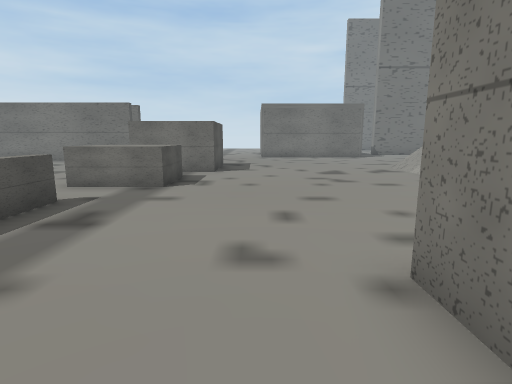
View 1 (above)

24 first-person views from a walk through a Unity game level. The camera is 1.2 m above the floor, tilts 10° down and sees 80° across. Doors are open. The floor is counted in squares, 1 m on a side. Each view is taken from the middle of a square. On the plan, view 1 faces up. The plan holds only what a view shows up to about 13 squares ahead; the rest is blank. The place goes on beyond the plan. The player character is not drawn.

View 2
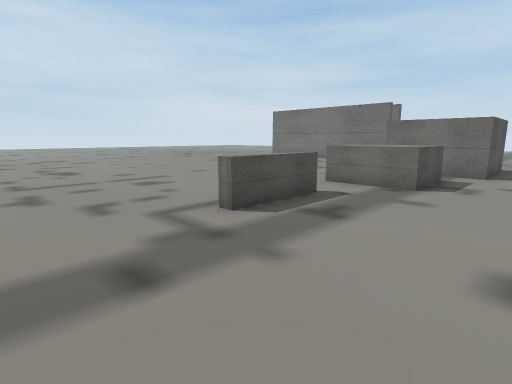

View 3
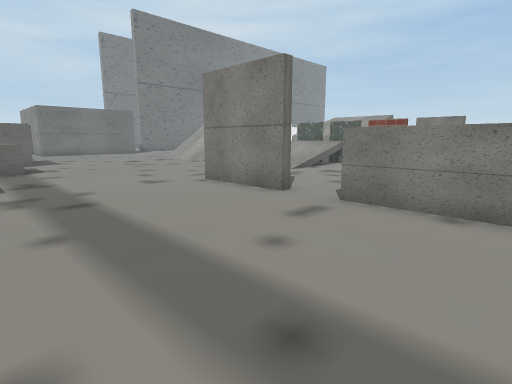

View 4
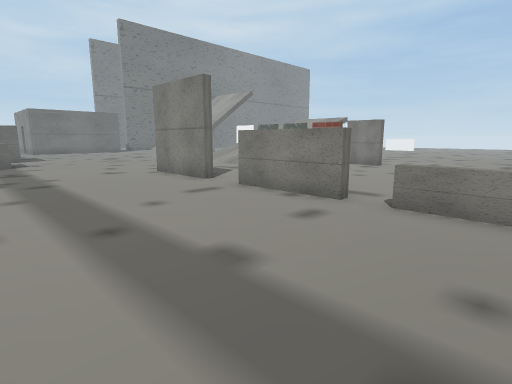

View 5
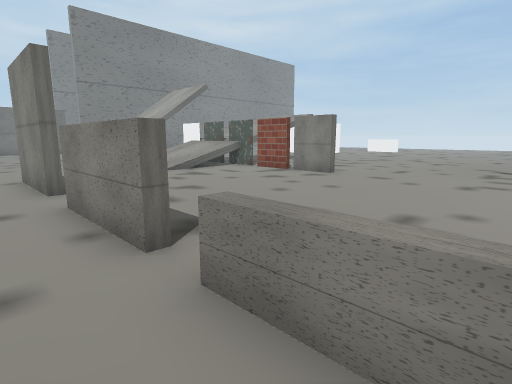

View 6
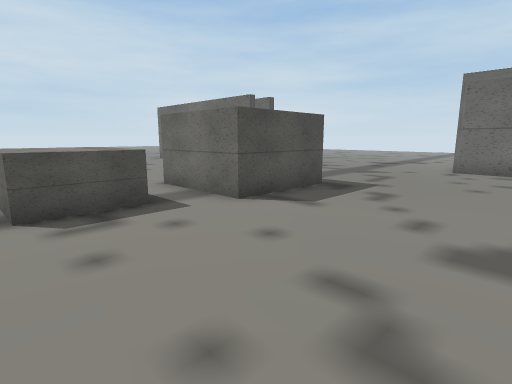

View 7
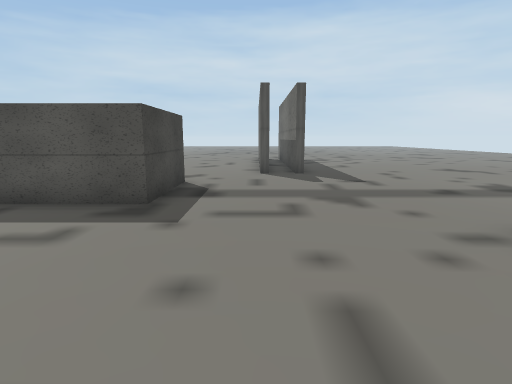

View 8
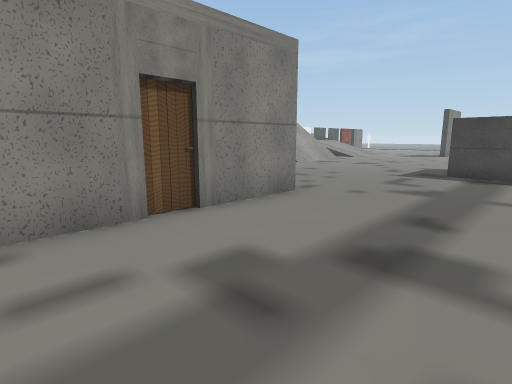

View 9
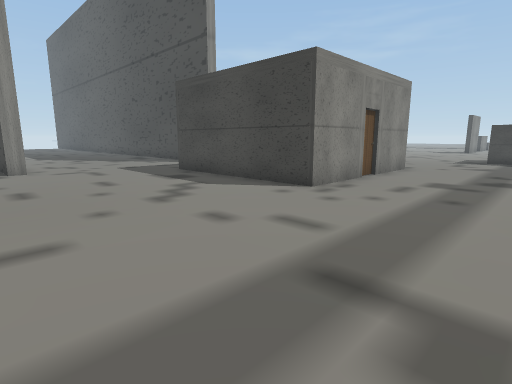

View 10
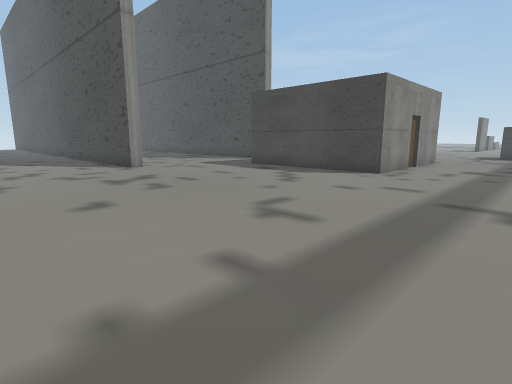

View 11
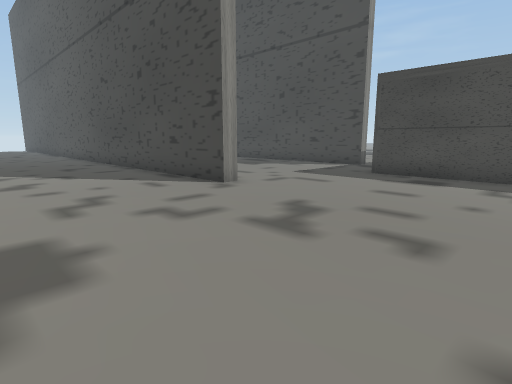

View 12
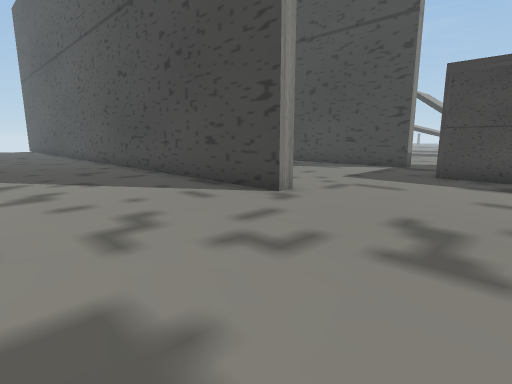

View 13
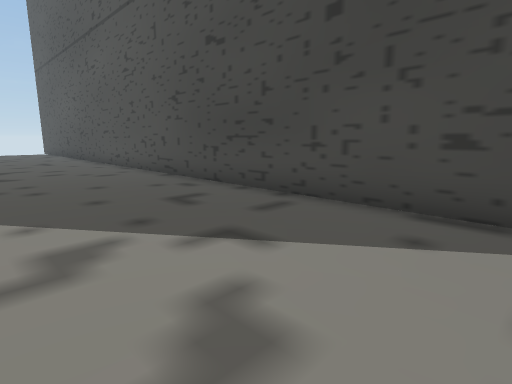

View 14
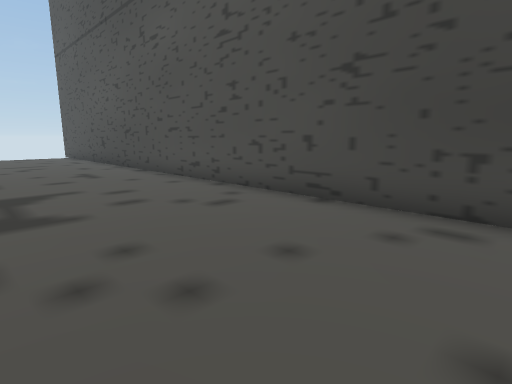

View 15
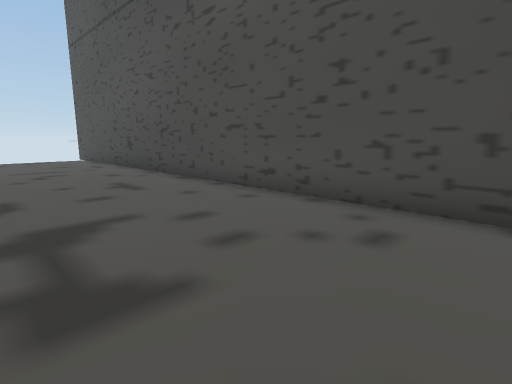

View 16
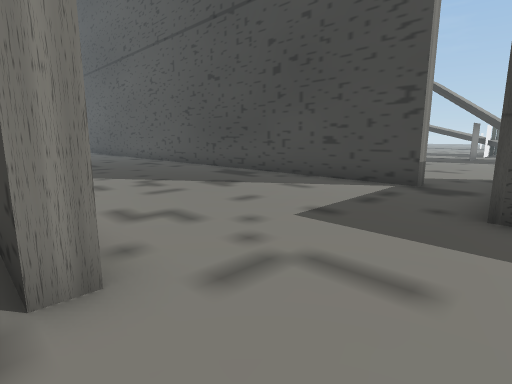

View 17
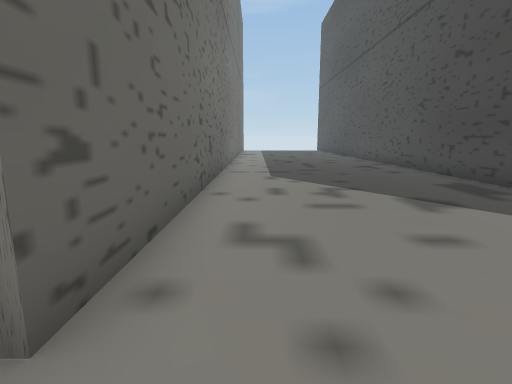

View 18
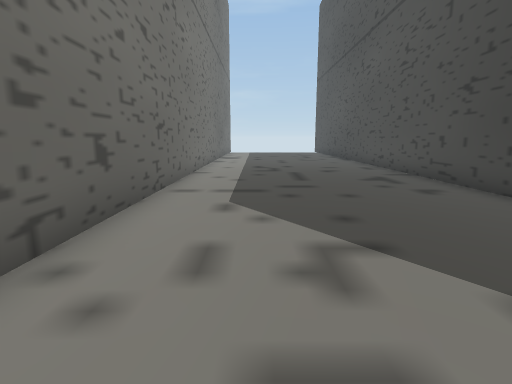

View 19
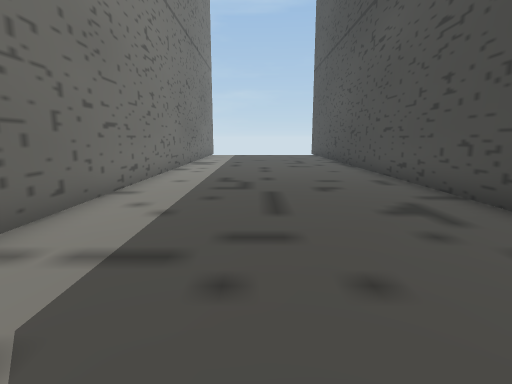

View 20
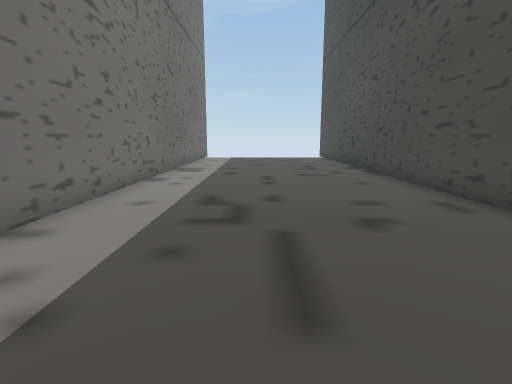

View 21
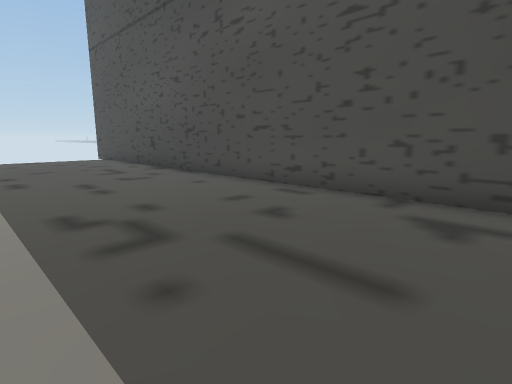

View 22
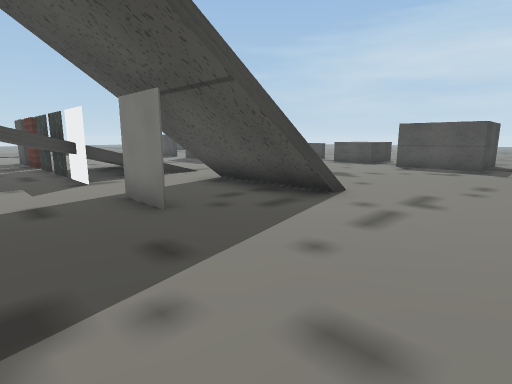

View 23
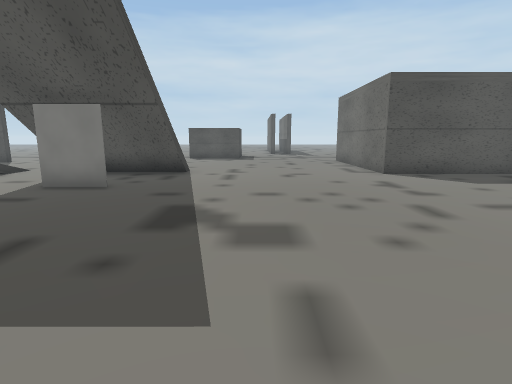

View 24
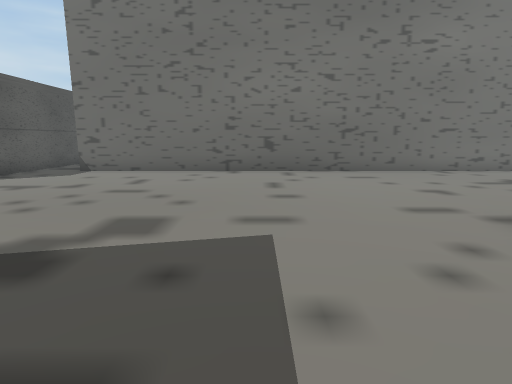

### Floor plan
Key: @ floor where view 1 was taken; # wall or solid block; x gap in a wall; . floor; / step, stairs or slope; D open door; = window, fence, low wall or low ledge; ^ raised ledge; O other object.
Columns run from 4 left of view 1 to 29 right of it. Each row starts with its distance up from view 1.
 36 ..............................
 35 ..................................
 34 ..................................
 33 ..................................
 32 ..................................
 31 .............#####################
 30 .............#####################
 29 ..................................
 28 ..................................
 27 ..................................
 26 .....OOOOOO.......................
 25 ....O      O......................
 24 ....O      O......................
 23 ....OO     O.#####################
 22 ....OO     O.################
 21 ....O      O................
 20 ....O      O................
 19 .....OO OOO................
 18 ....... ..................
 17 .........................
 16 .........................
 15 .......................
 14 ^^^....................
 13   ^...................
 12   ^.......///........
 11 ^^^......./ /.#... .
 10 ........../ /.#..
  9 OOO......./ /DD.
  8 OOO..........DD.
  7 ..............=.
  6 =.......     /^^
  5 =.......     /^
  4 =......    ///^
  3 =......   ////^
  2 .....#  ......=.
  1 .....# .......x.
  0 ....@##.......x
 -1 .............#
 -2 .....# ......##..
 -3 .....# ...........
 -4 .....# ............
 -5 .....##.............
 -6 .....== ............
 -7 .....== ......... ..
 -8 .....== ...

Where each view was taken, in squares from view 1:
view 1: 0 up, 0 right, facing up
view 2: 0 up, 0 right, facing up-left
view 3: 5 down, 4 left, facing up-right
view 4: 8 down, 4 left, facing up-right
view 5: 8 down, 0 right, facing up-right
view 6: 7 up, 3 right, facing up-left
view 7: 16 up, 4 right, facing left
view 8: 25 up, 4 left, facing down-right
view 9: 32 up, 4 left, facing down-right
view 10: 36 up, 4 left, facing down-right
view 11: 36 up, 2 right, facing down-right
view 12: 36 up, 4 right, facing down-right
view 13: 36 up, 10 right, facing down-right
view 14: 36 up, 16 right, facing down-right
view 15: 36 up, 19 right, facing down-right
view 16: 31 up, 6 right, facing down-right
view 17: 29 up, 7 right, facing right
view 18: 28 up, 11 right, facing right
view 19: 27 up, 15 right, facing right
view 20: 27 up, 18 right, facing right
view 21: 29 up, 19 right, facing down-right
view 22: 16 up, 12 right, facing down-left
view 23: 15 up, 17 right, facing left
view 24: 11 up, 15 right, facing up
